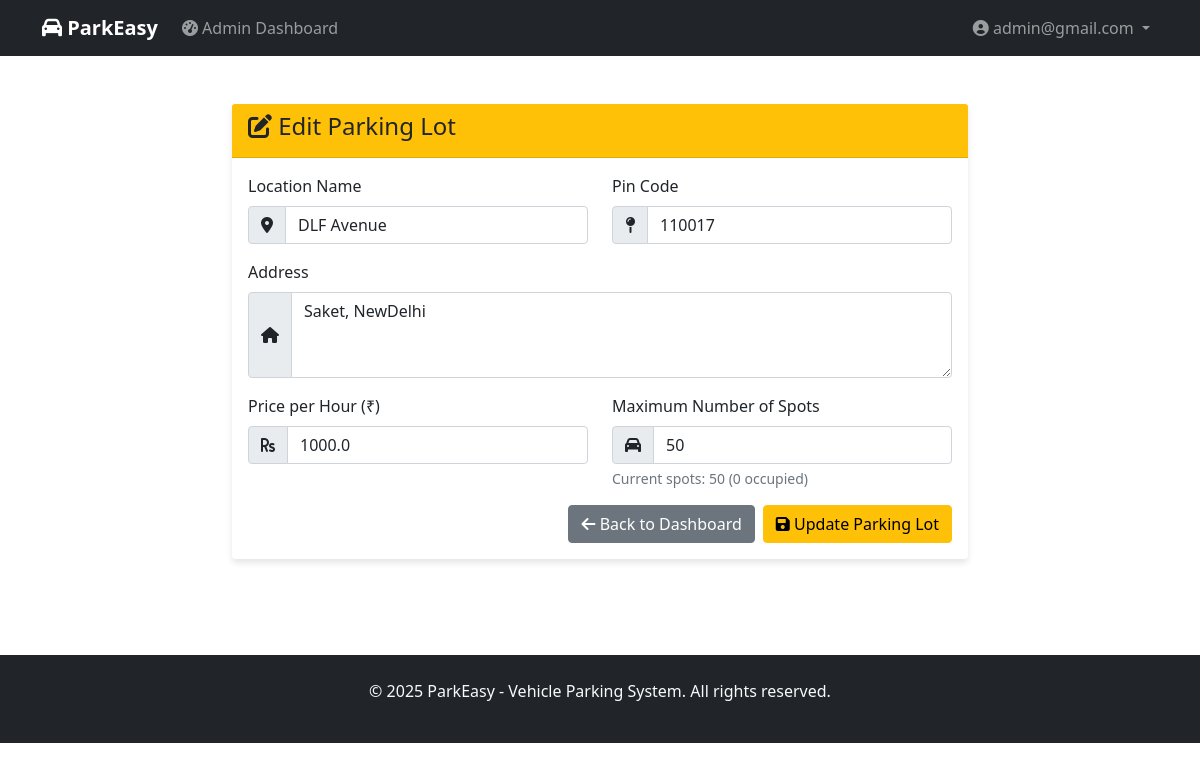
The page /admin/edit_parking_lot/2 (signed in) on the database its author committed.
### controllers/models.py (models this page shows, shortened)
class ParkingLot(db.Model):
    id = db.Column(db.Integer, primary_key=True)
    prime_location_name = db.Column(db.String(100), nullable=False)
    price = db.Column(db.Float, nullable=False)  # Price per hour
    address = db.Column(db.Text, nullable=False)
    pin_code = db.Column(db.String(10), nullable=False)
    maximum_number_of_spots = db.Column(db.Integer, nullable=False)
    created_at = db.Column(db.DateTime, default=datetime.utcnow)
    parking_spots = db.relationship('ParkingSpot', backref='parking_lot', lazy=True, cascade='all, delete-orphan')
    @property
    def occupied_spots_count(self):
        return ParkingSpot.query.filter_by(lot_id=self.id, status='O').count()

### controllers/general_routes.py (the view)
    def decorated_function(*args, **kwargs):
        if 'email' not in session or 'admin' not in session.get('roles', []):
            flash('Admin access required.', 'error')
            return redirect(url_for('home'))
        return f(*args, **kwargs)

### controllers/general_routes.py (called while the page is built, shortened)
def require_admin(f):
    def decorated_function(*args, **kwargs):
        if 'email' not in session or 'admin' not in session.get('roles', []):
            flash('Admin access required.', 'error')
            return redirect(url_for('home'))
        return f(*args, **kwargs)
    decorated_function.__name__ = f.__name__
    return decorated_function

@app.route('/admin/edit_parking_lot/<int:lot_id>', methods=['GET', 'POST'])
@require_admin
def edit_parking_lot(lot_id):
    parking_lot = ParkingLot.query.get_or_404(lot_id)
    if request.method == 'GET':
        return render_template('edit_parking_lot.html', parking_lot=parking_lot)

### templates/edit_parking_lot.html (shortened to what this page needs)
{% extends "base.html" %}
{% block content %}
<div class="container py-5">
    <div class="row justify-content-center">
        <div class="col-md-8">
            <div class="card">
                <div class="card-header bg-warning text-dark">
                    <h4><i class="fas fa-edit"></i> Edit Parking Lot</h4>
                </div>
                <div class="card-body">
                    <form method="POST">
                        <div class="row">
                            <div class="col-md-6">
                                <div class="mb-3">
                                    <label for="name" class="form-label">Location Name</label>
                                    <div class="input-group">
                                        <span class="input-group-text"><i class="fas fa-map-marker-alt"></i></span>
                                        <input type="text" class="form-control" id="name" name="name"
                                               value="{{ parking_lot.prime_location_name }}" required>
                                    </div>
                                </div>
                            </div>
                            <div class="col-md-6">
                                <div class="mb-3">
                                    <label for="pin_code" class="form-label">Pin Code</label>
                                    <div class="input-group">
                                        <span class="input-group-text"><i class="fas fa-map-pin"></i></span>
                                        <input type="text" class="form-control" id="pin_code" name="pin_code"
                                               value="{{ parking_lot.pin_code }}" required>
                                    </div>
                                </div>
                            </div>
                        </div>
                        <div class="mb-3">
                            <label for="address" class="form-label">Address</label>
                            <div class="input-group">
                                <span class="input-group-text"><i class="fas fa-home"></i></span>
                                <textarea class="form-control" id="address" name="address" rows="3" required>{{ parking_lot.address }}</textarea>
                            </div>
                        </div>
                        <div class="row">
                            <div class="col-md-6">
                                <div class="mb-3">
                                    <label for="price" class="form-label">Price per Hour (₹)</label>
                                    <div class="input-group">
                                        <span class="input-group-text"><i class="fas fa-rupee-sign"></i></span>
                                        <input type="number" class="form-control" id="price" name="price"
                                               step="0.01" min="0" value="{{ parking_lot.price }}" required>
                                    </div>
                                </div>
                            </div>
                            <div class="col-md-6">
                                <div class="mb-3">
                                    <label for="max_spots" class="form-label">Maximum Number of Spots</label>
                                    <div class="input-group">
                                        <span class="input-group-text"><i class="fas fa-car"></i></span>
                                        <input type="number" class="form-control" id="max_spots" name="max_spots"
                                               min="1" value="{{ parking_lot.maximum_number_of_spots }}" required>
                                    </div>
                                    <div class="form-text">
                                        Current spots: {{ parking_lot.parking_spots|length }}
                                        ({{ parking_lot.occupied_spots_count }} occupied)
                                    </div>
                                </div>
                            </div>
                        </div>
                        <div class="d-grid gap-2 d-md-flex justify-content-md-end">
                            <a href="{{ url_for('admin_dashboard') }}" class="btn btn-secondary">
                                <i class="fas fa-arrow-left"></i> Back to Dashboard
                            </a>
                            <button type="submit" class="btn btn-warning">
                                <i class="fas fa-save"></i> Update Parking Lot
                            </button>
                        </div>
                    </form>
                </div>
            </div>
        </div>
    </div>
</div>
{% endblock %}

### templates/base.html (style rules this page uses)
.card { border: none; box-shadow: 0 4px 6px rgba(0, 0, 0, 0.1); }

### rows shown on the page
ParkingLot: name "DLF Avenue", pin_code "110017", address "Saket, NewDelhi", price "1000.0", max_spots "50"

### other values the page prints
{{ session['email'] }} "admin@gmail.com"
{{ parking_lot.parking_spots|length }} "50"
{{ parking_lot.occupied_spots_count }} "0"
